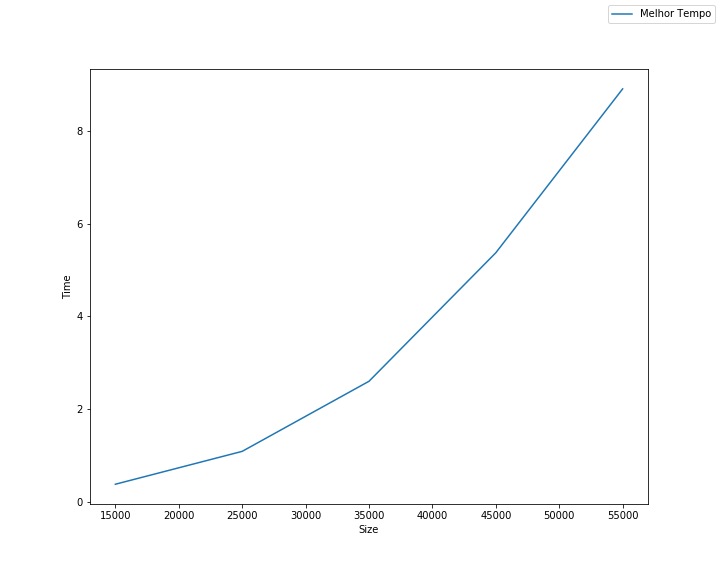

The script that saved this image:
import timeit
from random import randint, shuffle
import matplotlib.pyplot as plt


def desenhaGrafico(x, y, xl="Entradas", yl="Saidas", name="out"):
    fig = plt.figure(figsize=(10, 8))
    ax = fig.add_subplot(111)
    ax.plot(x, y, label="Melhor Tempo")
    ax.legend(bbox_to_anchor=(1, 1), bbox_transform=plt.gcf().transFigure)
    plt.ylabel(yl)
    plt.xlabel(xl)
    plt.savefig(name)


def generateList(size):
    lista = list(range(1, size + 1))
    shuffle(lista)
    return lista


def bucket_sort(list):
    largest = max(list)
    length = len(list)
    size = largest/length

    buckets = [[] for _ in range(length)]
    for i in range(length):
        j = int(list[i]/size)
        if j != length:
            buckets[j].append(list[i])
        else:
            buckets[length - 1].append(list[i])

    for i in range(length):
        insertion_sort(buckets[i])

    result = []
    for i in range(length):
        result = result + buckets[i]

    return result


def insertion_sort(list):
    for i in range(1, len(list)):
        temp = list[i]
        j = i - 1
        while (j >= 0 and temp < list[j]):
            list[j + 1] = list[j]
            j = j - 1
        list[j + 1] = temp


size = [15000,25000,35000,45000,55000]
time = []

for s in size:
    
    lista = generateList(s)
    time.append(timeit.timeit("bucket_sort({})".format(lista),
                              setup="from __main__ import bucket_sort", number=1))
    print(s)

desenhaGrafico(size, time, "Size", "Time","BucketSort.png")
